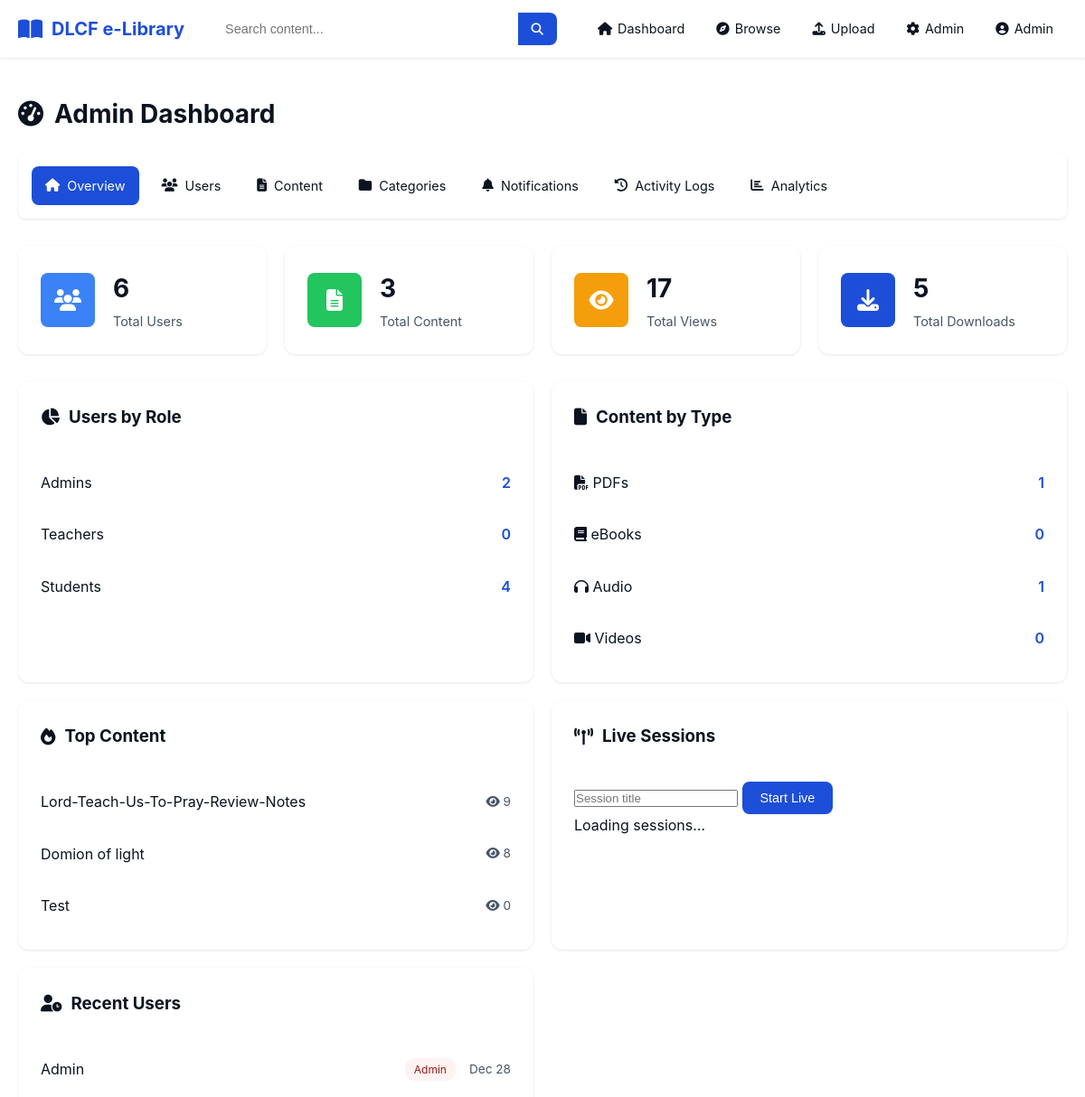
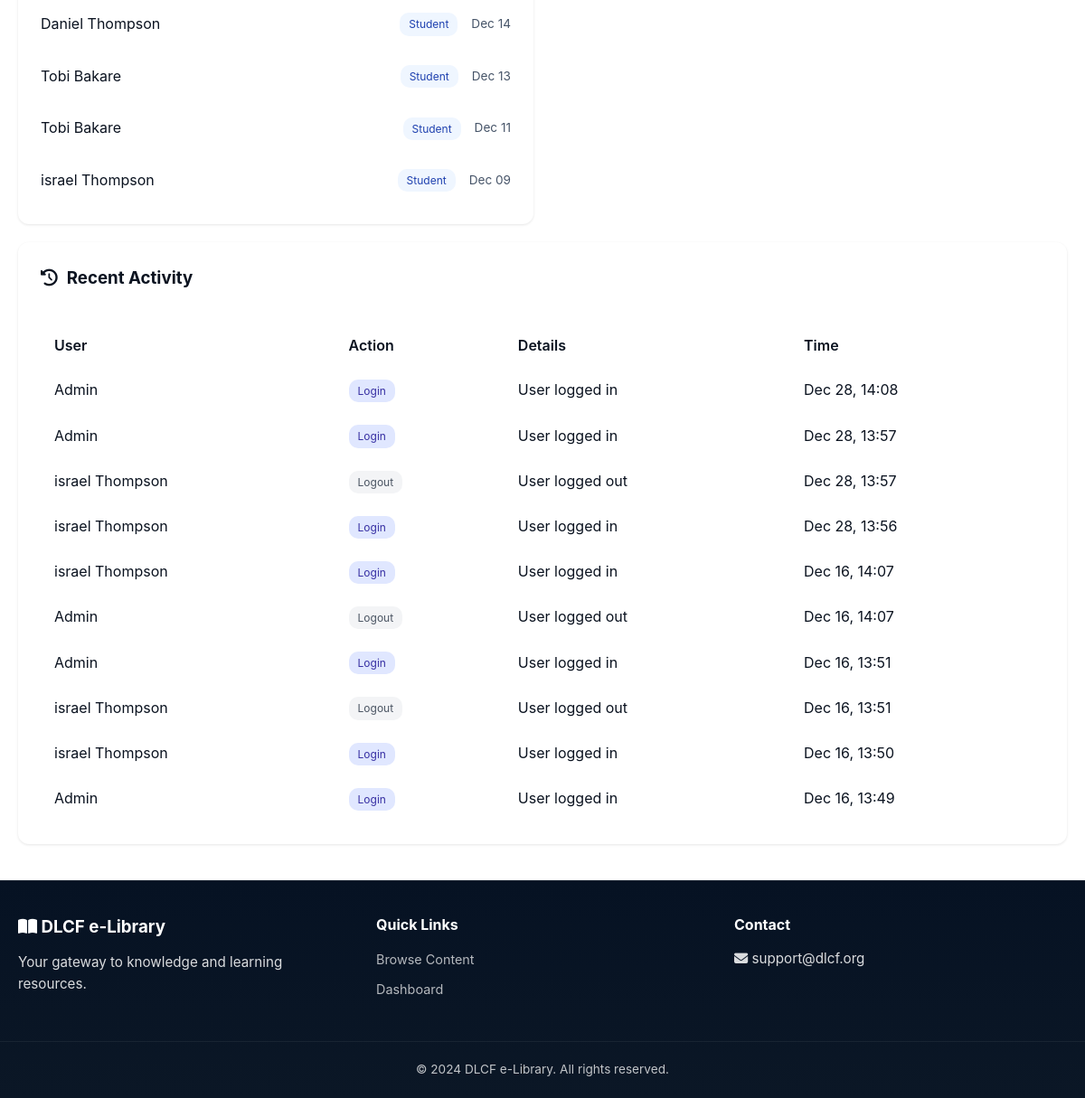
The page /admin/ (signed in) on the database its author committed (2 pictures, top to bottom).
### models.py (models this page shows, shortened)
class User(UserMixin, db.Model):
    id = db.Column(db.Integer, primary_key=True)
    name = db.Column(db.String(100), nullable=False)
    email = db.Column(db.String(120), unique=True, nullable=False)
    password_hash = db.Column(db.String(255), nullable=False)
    role = db.Column(db.String(20), default='student')
    bio = db.Column(db.Text)
    profile_photo = db.Column(db.String(255))
    created_at = db.Column(db.DateTime, default=datetime.utcnow)
    is_active = db.Column(db.Boolean, default=True)
    contents = db.relationship('Content', backref='uploader', lazy='dynamic')
    activities = db.relationship('ActivityLog', backref='user', lazy='dynamic')
    notifications = db.relationship('Notification', backref='recipient', lazy='dynamic')
    def is_admin(self):
        return self.role == 'admin'
    def can_upload(self):
        return self.role in ['admin', 'teacher']

class Content(db.Model):
    id = db.Column(db.Integer, primary_key=True)
    title = db.Column(db.String(200), nullable=False)
    author = db.Column(db.String(100))
    description = db.Column(db.Text)
    content_type = db.Column(db.String(20), nullable=False)
    file_path = db.Column(db.String(500), nullable=False)
    file_size = db.Column(db.Integer)
    category_id = db.Column(db.Integer, db.ForeignKey('category.id'))
    uploaded_by = db.Column(db.Integer, db.ForeignKey('user.id'), nullable=False)
    is_public = db.Column(db.Boolean, default=True)
    view_count = db.Column(db.Integer, default=0)
    download_count = db.Column(db.Integer, default=0)
    created_at = db.Column(db.DateTime, default=datetime.utcnow)
    updated_at = db.Column(db.DateTime, default=datetime.utcnow, onupdate=datetime.utcnow)
    tags = db.relationship('Tag', secondary=content_tags, lazy='subquery',
                          backref=db.backref('contents', lazy='dynamic'))
    activities = db.relationship('ActivityLog', backref='content', lazy='dynamic')

class ActivityLog(db.Model):
    id = db.Column(db.Integer, primary_key=True)
    user_id = db.Column(db.Integer, db.ForeignKey('user.id'), nullable=False)
    content_id = db.Column(db.Integer, db.ForeignKey('content.id'))
    action = db.Column(db.String(50), nullable=False)
    details = db.Column(db.Text)
    ip_address = db.Column(db.String(50))
    timestamp = db.Column(db.DateTime, default=datetime.utcnow)

### routes/admin.py (the view)
@admin_bp.route('/')
@login_required
@admin_required
def dashboard():
    total_users = User.query.count()
    total_content = Content.query.count()
    total_downloads = db.session.query(func.sum(Content.download_count)).scalar() or 0
    total_views = db.session.query(func.sum(Content.view_count)).scalar() or 0
    users_by_role = db.session.query(User.role, func.count(User.id)).group_by(User.role).all()
    content_by_type = db.session.query(Content.content_type, func.count(Content.id)).group_by(Content.content_type).all()
    recent_activities = ActivityLog.query.order_by(desc(ActivityLog.timestamp)).limit(20).all()
    recent_users = User.query.order_by(desc(User.created_at)).limit(10).all()
    top_content = Content.query.order_by(desc(Content.view_count)).limit(10).all()
    top_downloaders = db.session.query(
        User, func.count(ActivityLog.id).label('download_count')
    ).join(ActivityLog).filter(
        ActivityLog.action == 'download'
    ).group_by(User.id).order_by(desc('download_count')).limit(10).all()
    week_ago = datetime.utcnow() - timedelta(days=7)
    weekly_activity = ActivityLog.query.filter(ActivityLog.timestamp >= week_ago).count()
    stats = {
        'total_users': total_users,
        'total_content': total_content,
        'total_downloads': total_downloads,
        'total_views': total_views,
        'users_by_role': dict(users_by_role),
        'content_by_type': dict(content_by_type),
        'weekly_activity': weekly_activity
    }
    return render_template('admin/dashboard.html',
                         stats=stats,
                         recent_activities=recent_activities,
                         recent_users=recent_users,
                         top_content=top_content,
                         top_downloaders=top_downloaders)

### routes/admin.py (called while the page is built)
def admin_required(f):
    @wraps(f)
    def decorated_function(*args, **kwargs):
        if not current_user.is_authenticated or not current_user.is_admin():
            flash('You do not have permission to access this page.', 'error')
            return redirect(url_for('main.dashboard'))
        return f(*args, **kwargs)
    return decorated_function

### templates/admin/dashboard.html (shortened to what this page needs)
{% extends "base.html" %}
{% block content %}
<div class="admin-page">
    <div class="admin-header">
        <h1><i class="fas fa-tachometer-alt"></i> Admin Dashboard</h1>
    </div>
    <div class="admin-nav">
        <a href="{{ url_for('admin.dashboard') }}" class="active"><i class="fas fa-home"></i> Overview</a>
        <a href="{{ url_for('admin.users') }}"><i class="fas fa-users"></i> Users</a>
        <a href="{{ url_for('admin.content') }}"><i class="fas fa-file-alt"></i> Content</a>
        <a href="{{ url_for('admin.categories') }}"><i class="fas fa-folder"></i> Categories</a>
        <a href="{{ url_for('admin.notifications') }}"><i class="fas fa-bell"></i> Notifications</a>
        <a href="{{ url_for('admin.activity') }}"><i class="fas fa-history"></i> Activity Logs</a>
        <a href="{{ url_for('admin.analytics') }}"><i class="fas fa-chart-bar"></i> Analytics</a>
    </div>
    <div class="admin-stats">
        <div class="stat-card">
            <div class="stat-icon users"><i class="fas fa-users"></i></div>
            <div class="stat-info">
                <h3>{{ stats.total_users }}</h3>
                <p>Total Users</p>
            </div>
        </div>
        <div class="stat-card">
            <div class="stat-icon content"><i class="fas fa-file-alt"></i></div>
            <div class="stat-info">
                <h3>{{ stats.total_content }}</h3>
                <p>Total Content</p>
            </div>
        </div>
        <div class="stat-card">
            <div class="stat-icon views"><i class="fas fa-eye"></i></div>
            <div class="stat-info">
                <h3>{{ stats.total_views }}</h3>
                <p>Total Views</p>
            </div>
        </div>
        <div class="stat-card">
            <div class="stat-icon downloads"><i class="fas fa-download"></i></div>
            <div class="stat-info">
                <h3>{{ stats.total_downloads }}</h3>
                <p>Total Downloads</p>
            </div>
        </div>
    </div>
    <div class="admin-grid">
        <div class="admin-card">
            <h3><i class="fas fa-chart-pie"></i> Users by Role</h3>
            <div class="role-stats">
                <div class="role-item">
                    <span class="role-name">Admins</span>
                    <span class="role-count">{{ stats.users_by_role.get('admin', 0) }}</span>
                </div>
                <div class="role-item">
                    <span class="role-name">Teachers</span>
                    <span class="role-count">{{ stats.users_by_role.get('teacher', 0) }}</span>
                </div>
                <div class="role-item">
                    <span class="role-name">Students</span>
                    <span class="role-count">{{ stats.users_by_role.get('student', 0) }}</span>
                </div>
            </div>
        </div>
        <div class="admin-card">
            <h3><i class="fas fa-file"></i> Content by Type</h3>
            <div class="type-stats">
                <div class="type-item">
                    <span class="type-name"><i class="fas fa-file-pdf"></i> PDFs</span>
                    <span class="type-count">{{ stats.content_by_type.get('pdf', 0) }}</span>
                </div>
                <div class="type-item">
                    <span class="type-name"><i class="fas fa-book"></i> eBooks</span>
                    <span class="type-count">{{ stats.content_by_type.get('ebook', 0) }}</span>
                </div>
                <div class="type-item">
                    <span class="type-name"><i class="fas fa-headphones"></i> Audio</span>
                    <span class="type-count">{{ stats.content_by_type.get('audio', 0) }}</span>
                </div>
                <div class="type-item">
                    <span class="type-name"><i class="fas fa-video"></i> Videos</span>
                    <span class="type-count">{{ stats.content_by_type.get('video', 0) }}</span>
                </div>
            </div>
        </div>
    </div>
    <div class="admin-grid">
        <div class="admin-card">
            <h3><i class="fas fa-fire"></i> Top Content</h3>
            <div class="top-list">
                {% for content in top_content[:5] %}
                <div class="top-item">
                    <span class="top-title">{{ content.title }}</span>
                    <span class="top-stat"><i class="fas fa-eye"></i> {{ content.view_count }}</span>
                </div>
                {% endfor %}
            </div>
        </div>
        <div class="admin-card">
            <h3><i class="fas fa-broadcast-tower"></i> Live Sessions</h3>
            <div id="live-controls">
                <div class="live-start">
                    <input type="text" id="live-title" placeholder="Session title" />
                    <button id="btn-start-live" class="btn btn-primary">Start Live</button>
                </div>
                <div class="live-list" id="live-list">
                    <p class="muted">Loading sessions…</p>
                </div>
            </div>
        </div>
        <div class="admin-card">
            <h3><i class="fas fa-user-clock"></i> Recent Users</h3>
            <div class="recent-list">
                {% for user in recent_users[:5] %}
                <div class="recent-item">
                    <span class="user-name">{{ user.name }}</span>
                    <span class="user-role {{ user.role }}">{{ user.role }}</span>
                    <span class="user-date">{{ user.created_at.strftime('%b %d') }}</span>
                </div>
                {% endfor %}
            </div>
        </div>
    </div>
    <div class="admin-card full-width">
        <h3><i class="fas fa-history"></i> Recent Activity</h3>
        <div class="activity-table">
            <table>
                <thead>
                    <tr>
                        <th>User</th>
                        <th>Action</th>
                        <th>Details</th>
                        <th>Time</th>
                    </tr>
                </thead>
                <tbody>
                    {% for activity in recent_activities[:10] %}
                    <tr>
                        <td>{{ activity.user.name }}</td>
                        <td><span class="action-badge {{ activity.action }}">{{ activity.action }}</span></td>
                        <td>{{ activity.details or '-' }}</td>
                        <td>{{ activity.timestamp.strftime('%b %d, %H:%M') }}</td>
                    </tr>
                    {% endfor %}
                </tbody>
            </table>
        </div>
    </div>
</div>
{% endblock %}

### templates/base.html (shortened to what this page needs)
<!DOCTYPE html>
<html lang="en">
<head>
    <link rel="stylesheet" href="{{ url_for('static', filename='css/style.css') }}">
    <link rel="stylesheet" href="https://cdnjs.cloudflare.com/ajax/libs/font-awesome/6.4.0/css/all.min.css">
</head>
<body class="{% if request.endpoint == 'main.index' %}landing{% endif %}" data-endpoint="{{ request.endpoint }}">
    <nav class="navbar">
        <div class="nav-container">
            <a href="{{ url_for('main.index') }}" class="nav-logo">
                <i class="fas fa-book-open"></i>
                <span>DLCF e-Library</span>
            </a>
            {% if current_user.is_authenticated %}
            <div class="nav-search">
                <form action="{{ url_for('main.browse') }}" method="GET">
                    <input type="text" name="q" placeholder="Search content..." value="{{ request.args.get('q', '') }}">
                    <button type="submit"><i class="fas fa-search"></i></button>
                </form>
            </div>
            {% endif %}
            <ul class="nav-menu" id="navMenu">
                {% if current_user.is_authenticated %}
                <li><a href="{{ url_for('main.dashboard') }}"><i class="fas fa-home"></i> Dashboard</a></li>
                <li><a href="{{ url_for('main.browse') }}"><i class="fas fa-compass"></i> Browse</a></li>
                {% if current_user.can_upload() %}
                <li><a href="{{ url_for('content.upload') }}"><i class="fas fa-upload"></i> Upload</a></li>
                {% endif %}
                {% if current_user.is_admin() %}
                <li><a href="{{ url_for('admin.dashboard') }}"><i class="fas fa-cog"></i> Admin</a></li>
                {% endif %}
                <li class="nav-dropdown">
                    <a href="#" class="dropdown-toggle">
                        <i class="fas fa-user-circle"></i> {{ current_user.name }}
                    </a>
                </li>
                {% else %}
                <li><a href="{{ url_for('auth.login') }}"><i class="fas fa-sign-in-alt"></i> Login</a></li>
                <li><a href="{{ url_for('auth.register') }}" class="btn-nav">Register</a></li>
                {% endif %}
            </ul>
        </div>
    </nav>
    <main class="main-content">
        {% block content %}{% endblock %}
    </main>
    <footer class="footer">
        <div class="footer-content">
            <div class="footer-section">
                <h3><i class="fas fa-book-open"></i> DLCF e-Library</h3>
                <p>Your gateway to knowledge and learning resources.</p>
            </div>
            <div class="footer-section">
                <h4>Quick Links</h4>
                <ul>
                    <li><a href="{{ url_for('main.browse') }}">Browse Content</a></li>
                    <li><a href="{{ url_for('main.dashboard') }}">Dashboard</a></li>
                </ul>
            </div>
            <div class="footer-section">
                <h4>Contact</h4>
                <p><i class="fas fa-envelope"></i> support@dlcf.org</p>
            </div>
        </div>
        <div class="footer-bottom">
            <p>&copy; 2024 DLCF e-Library. All rights reserved.</p>
        </div>
    </footer>
</body>
</html>

### rows shown on the page
User: name "Admin"
Content: title "Lord-Teach-Us-To-Pray-Review-Notes", view_count "9"
Content: title "Domion of light", view_count "8"
Content: title "Test", view_count "0"
User: name "Admin", role "Admin", created_at "Dec 28"
User: name "Daniel Thompson", role "Student", created_at "Dec 14"
User: name "Tobi Bakare", role "Student", created_at "Dec 13"
User: name "Tobi Bakare", role "Student", created_at "Dec 11"
User: name "israel Thompson", role "Student", created_at "Dec 09"
ActivityLog: user.name "Admin", action "Login", details "User logged in", timestamp "Dec 28, 14:08"
ActivityLog: user.name "Admin", action "Login", details "User logged in", timestamp "Dec 28, 13:57"
ActivityLog: user.name "israel Thompson", action "Logout", details "User logged out", timestamp "Dec 28, 13:57"
ActivityLog: user.name "israel Thompson", action "Login", details "User logged in", timestamp "Dec 28, 13:56"
ActivityLog: user.name "israel Thompson", action "Login", details "User logged in", timestamp "Dec 16, 14:07"
ActivityLog: user.name "Admin", action "Logout", details "User logged out", timestamp "Dec 16, 14:07"
ActivityLog: user.name "Admin", action "Login", details "User logged in", timestamp "Dec 16, 13:51"
ActivityLog: user.name "israel Thompson", action "Logout", details "User logged out", timestamp "Dec 16, 13:51"
ActivityLog: user.name "israel Thompson", action "Login", details "User logged in", timestamp "Dec 16, 13:50"
ActivityLog: user.name "Admin", action "Login", details "User logged in", timestamp "Dec 16, 13:49"

### other values the page prints
{{ stats.total_users }} "6"
{{ stats.total_content }} "3"
{{ stats.total_views }} "17"
{{ stats.total_downloads }} "5"
{{ stats.users_by_role.get('admin', 0) }} "2"
{{ stats.users_by_role.get('teacher', 0) }} "0"
{{ stats.users_by_role.get('student', 0) }} "4"
{{ stats.content_by_type.get('pdf', 0) }} "1"
{{ stats.content_by_type.get('ebook', 0) }} "0"
{{ stats.content_by_type.get('audio', 0) }} "1"
{{ stats.content_by_type.get('video', 0) }} "0"
